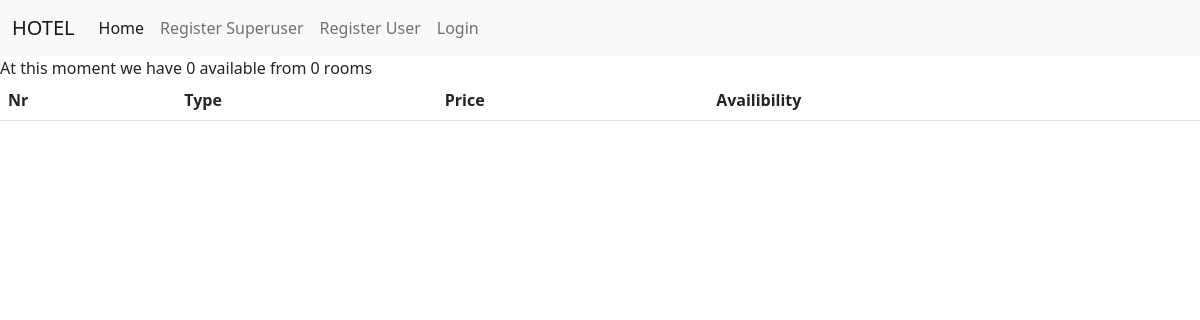
/, run on an earlier commit of the app's database.
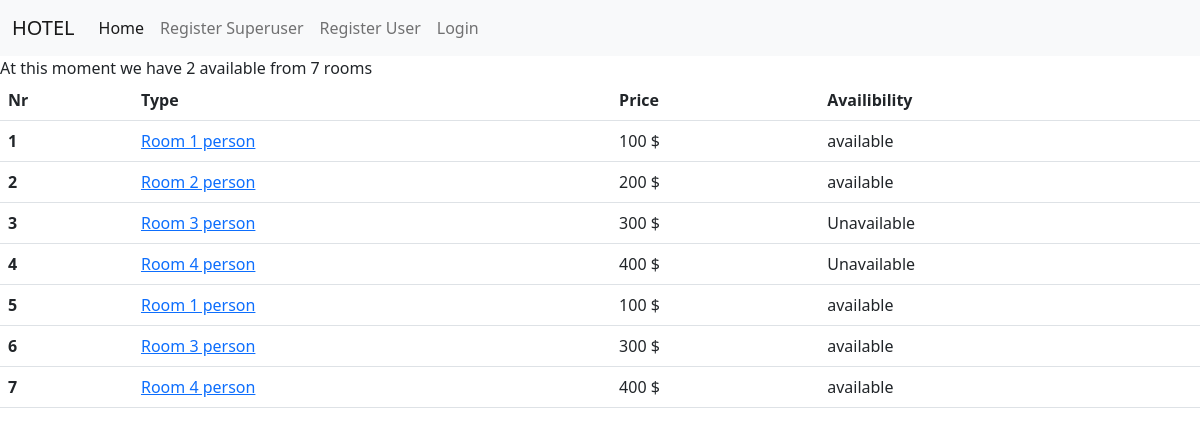
And on a later commit of the database.
### account/models.py (models this page shows, shortened)
class Room(models.Model):
    id = models.UUIDField(primary_key=True, default=uuid.uuid4, editable=False)
    room_type_id = models.ForeignKey(RoomType, on_delete=models.CASCADE)
    room_status_id = models.ForeignKey(RoomStatus, on_delete=models.CASCADE)
    room_no = models.CharField(max_length=5, unique=True)
    price = models.CharField(max_length=10)
    created_at = models.DateTimeField(auto_now_add=True, null=True)
    updated_at = models.DateTimeField(auto_now=True, null=True)
    is_active = models.BooleanField(default=False)

class RoomType(models.Model):
    id = models.UUIDField(primary_key=True, default=uuid.uuid4, editable=False)
    type = models.CharField(max_length=30, unique=True)
    price = models.CharField(max_length=10)
    created_at = models.DateTimeField(auto_now_add=True, null=True)
    updated_at = models.DateTimeField(auto_now=True, null=True)
    def __str__(self):
        return f'Room {self.type}  person' #price: {self.price}'

class RoomStatus(models.Model):
    id = models.UUIDField(primary_key=True, default=uuid.uuid4, editable=False)
    status = models.CharField(max_length=20, unique=True)
    created_at = models.DateTimeField(auto_now_add=True, null=True)
    updated_at = models.DateTimeField(auto_now=True, null=True)
    def __str__(self):
        return f' {self.status}'

### account/views.py (the view)
# urls.py: path('', views.home, name='home'),
def home(request):
    rooms = Room.objects.all()#.filter(is_active=True)
    room_status = RoomStatus.objects.all()
    count_all = rooms.count()
    count_available = room_status.count()
    context = {'rooms': rooms,
               'count_available': count_available,
               'count_all': count_all,
               'room_status': room_status}
    return render(request, 'home.html', context)

### account/templates/home.html (shortened to what this page needs)
{% extends 'base.html' %}
{% block content %}
At this moment we have {{ count_available }} available from {{ count_all}} rooms
<table class="table">
  <thead>
    <tr>
      <th scope="col">Nr</th>
      <th scope="col">Type</th>
      <th scope="col">Price</th>
      <th scope="col">Availibility</th>
    </tr>
  </thead>
  <tbody>
  {% for room in rooms %}
    <tr>
      <th scope="row">{{ room.room_no }}</th>
      <td> <a href="{% url 'room_detail_view' room.pk %}">{{ room.room_type_id }}</td>
      <td>{{ room.price }}</td>
      <td>{{ room.room_status_id}}</td>
    </tr>
  {% endfor %}
  </tbody>
</table>
{% endblock %}

### account/templates/base.html (shortened to what this page needs)
{% load static %}
<!doctype html>
<html lang="en">
  <head>
    <link href="https://cdn.jsdelivr.net/npm/bootstrap@5.2.2/dist/css/bootstrap.min.css" rel="stylesheet">
  </head>
  <body>
  </body>
</html>
<nav class="navbar navbar-expand-lg bg-light">
  <div class="container-fluid">
    <a class="navbar-brand" href="#">HOTEL</a>
    <div class="collapse navbar-collapse" id="navbarNavAltMarkup">
      <div class="navbar-nav">
        <a class="nav-link active" aria-current="page" href="{% url 'home' %}">Home</a>
        {% if user.is_authenticated %}
        <a class="nav-link ">Welcome {{ user.first_name }}</a>
        <a class="nav-link "href="{% url 'booked_rooms' %}">Your bookings</a>
        <a class="nav-link " href="{% url 'logout_view' %}">Logout</a>
        {% else %}
        <a class="nav-link" href="{% url 'register_superuser' %}">Register Superuser</a>
        <a class="nav-link" href="{% url 'register_user' %}">Register User</a>
        <a class="nav-link" href="{% url 'login' %}">Login</a>
        {% endif %}
      </div>
    </div>
  </div>
</nav>
{% block content %}
{% endblock %}

What changed in the data, as far as the page shows it:
added Room: room_no "1", room_type_id "Room 1 person", price "100 $", room_status_id "available"
added Room: room_no "2", room_type_id "Room 2 person", price "200 $", room_status_id "available"
added Room: room_no "3", room_type_id "Room 3 person", price "300 $", room_status_id "Unavailable"
added Room: room_no "4", room_type_id "Room 4 person", price "400 $", room_status_id "Unavailable"
added Room: room_no "5", room_type_id "Room 1 person", price "100 $", room_status_id "available"
added Room: room_no "6", room_type_id "Room 3 person", price "300 $", room_status_id "available"
added Room: room_no "7", room_type_id "Room 4 person", price "400 $", room_status_id "available"
Also different on the page:
{{ count_available }}: "0" → "2"
{{ count_all }}: "0" → "7"
